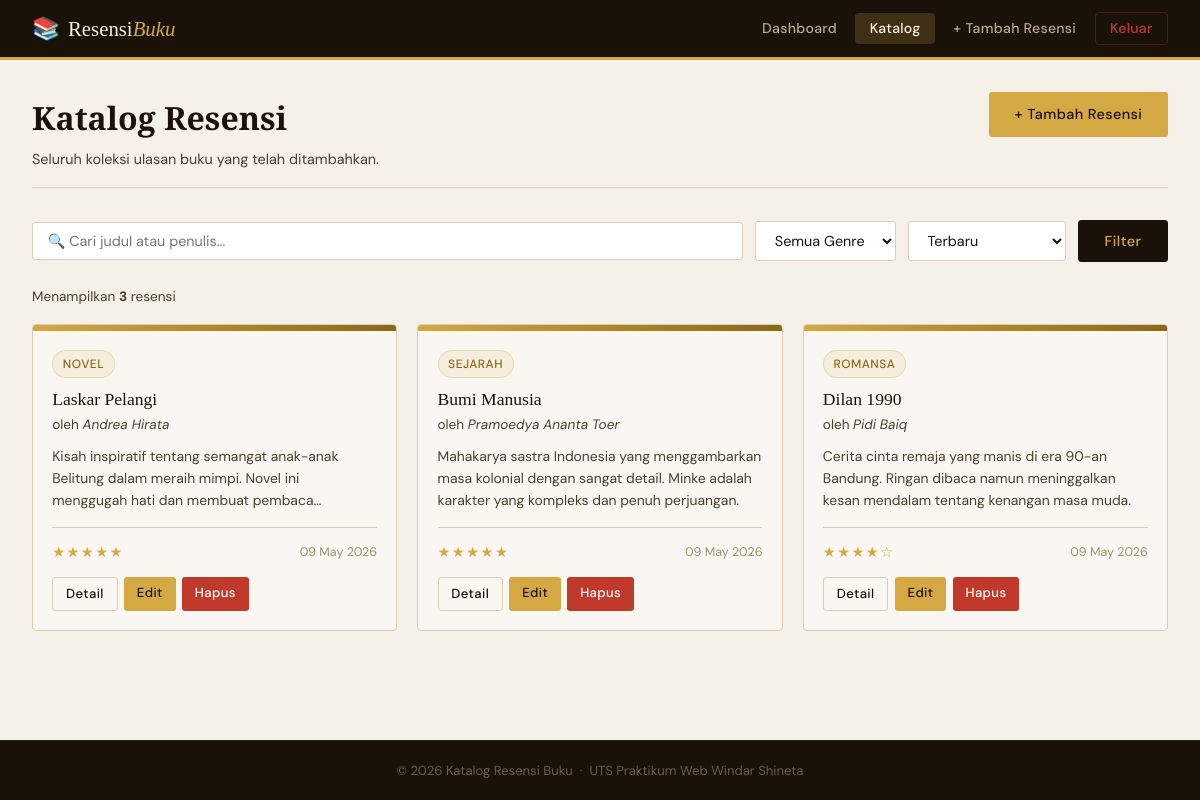
Screenshot of /pages/katalog.php (signed in) with the database file from the repository.
### tables this page shows
CREATE TABLE IF NOT EXISTS resensi (
    id INT AUTO_INCREMENT PRIMARY KEY,
    judul_buku VARCHAR(255) NOT NULL,
    penulis VARCHAR(100) NOT NULL,
    genre VARCHAR(50),
    ulasan TEXT NOT NULL,
    rating INT(1) CHECK (rating BETWEEN 1 AND 5),
    tgl_input TIMESTAMP DEFAULT CURRENT_TIMESTAMP,
    user_id INT,
    FOREIGN KEY (user_id) REFERENCES users(id) ON DELETE SET NULL
);

### pages/katalog.php (the view, shortened to what this page needs)
<?php
require_once '../config/db.php';
$search = trim($_GET['search'] ?? '');
$genre = trim($_GET['genre'] ?? '');
$sort = $_GET['sort'] ?? 'terbaru';
$where = [];
$whereClause = $where ? 'WHERE ' . implode(' AND ', $where) : '';
$orderClause = match($sort) {
    'judul' => 'ORDER BY judul_buku ASC',
    'rating_tinggi' => 'ORDER BY rating DESC',
    'rating_rendah' => 'ORDER BY rating ASC',
    default => 'ORDER BY tgl_input DESC'
};
$sql = "SELECT * FROM resensi $whereClause $orderClause";
$stmt = $conn->prepare($sql);
$stmt->execute();
$result = $stmt->get_result();
function renderStars($rating) {
    $stars = '';
    for ($i = 1; $i <= 5; $i++) {
        $stars .= $i <= $rating ? '★' : '☆';
    }
    return $stars;
}
?>
<?php include '../includes/header.php'; ?>
<div class="main-content">
    <div class="page-header" style="display:flex;justify-content:space-between;align-items:flex-start;flex-wrap:wrap;gap:1rem">
        <div>
            <h1>Katalog Resensi</h1>
            <p>Seluruh koleksi ulasan buku yang telah ditambahkan.</p>
        </div>
        <a href="tambah.php" class="btn btn-gold">+ Tambah Resensi</a>
    </div>
    <form method="GET" action="">
        <div class="filter-bar">
            <input type="text" name="search" placeholder="🔍 Cari judul atau penulis..."
                   value="<?= htmlspecialchars($search) ?>">
            <select name="genre">
                <option value="">Semua Genre</option>
            </select>
            <select name="sort">
                <option value="terbaru" <?= $sort === 'terbaru' ? 'selected' : '' ?>>Terbaru</option>
            </select>
            <button type="submit" class="btn btn-primary">Filter</button>
        </div>
    </form>
    <?php if ($result->num_rows === 0): ?>
        <div class="empty-state">
            <div class="empty-icon">🔍</div>
            <h3>Tidak ada resensi ditemukan</h3>
            <p><?= $search || $genre ? 'Coba kata kunci atau filter yang berbeda.' : 'Jadilah yang pertama menambahkan resensi!' ?></p>
            <a href="tambah.php" class="btn btn-gold" style="margin-top:1rem">+ Tambah Resensi</a>
        </div>
    <?php else: ?>
        <p style="color:var(--ink-light);font-size:0.85rem;margin-bottom:1rem">
            Menampilkan <strong><?= $result->num_rows ?></strong> resensi
        </p>
        <div class="books-grid">
            <?php while ($row = $result->fetch_assoc()): ?>
            <div class="book-card">
                <div class="book-card-spine"></div>
                <div class="book-card-body">
                    <?php if ($row['genre']): ?>
                        <span class="book-genre-badge"><?= htmlspecialchars($row['genre']) ?></span>
                    <?php endif; ?>
                    <div class="book-title"><?= htmlspecialchars($row['judul_buku']) ?></div>
                    <div class="book-author">oleh <span><?= htmlspecialchars($row['penulis']) ?></span></div>
                    <div class="book-ulasan"><?= htmlspecialchars($row['ulasan']) ?></div>
                    <div class="book-meta">
                        <span class="stars"><?= renderStars($row['rating']) ?></span>
                        <span class="book-date"><?= date('d M Y', strtotime($row['tgl_input'])) ?></span>
                    </div>
                    <div class="book-actions">
                        <a href="detail.php?id=<?= $row['id'] ?>" class="btn btn-outline btn-sm">Detail</a>
                        <a href="edit.php?id=<?= $row['id'] ?>" class="btn btn-gold btn-sm">Edit</a>
                        <a href="hapus.php?id=<?= $row['id'] ?>" class="btn btn-danger btn-sm btn-hapus">Hapus</a>
                    </div>
                </div>
            </div>
            <?php endwhile; ?>
        </div>
    <?php endif; ?>
</div>
<?php include '../includes/footer.php'; ?>

### assets/style.css (style rules this page uses)
:root { --cream: #f5f0e8; --paper: #faf7f2; --ink: #1a1208; --ink-light: #4a3f2f; --brown: #8b6914; --brown-light: #c9a84c; --gold: #d4a843; --rust: #c0392b; --border: #d9cfb8; --shadow: rgba(26, 18, 8, 0.12); --font-display: 'Playfair Display', Georgia, serif; --font-body: 'DM Sans', sans-serif; }
*, *::before, *::after { box-sizing: border-box; margin: 0; padding: 0; }
body { font-family: var(--font-body); background: var(--cream); color: var(--ink); min-height: 100vh; display: flex; flex-direction: column; font-size: 15px; line-height: 1.6; }
.btn { display: inline-block; padding: 0.7rem 1.6rem; border: none; border-radius: 3px; font-family: var(--font-body); font-size: 0.9rem; font-weight: 500; cursor: pointer; text-decoration: none; transition: all 0.2s; letter-spacing: 0.03em; }
.btn-primary { background: var(--ink); color: var(--gold); border: 1px solid var(--ink); }
.btn-gold { background: var(--gold); color: var(--ink); }
.btn-outline { background: transparent; color: var(--ink); border: 1px solid var(--border); }
.btn-danger { background: #c0392b; color: #fff; }
.btn-sm { padding: 0.35rem 0.8rem; font-size: 0.82rem; }
.main-content { flex: 1; padding: 2rem; max-width: 1200px; width: 100%; margin: 0 auto; }
.page-header { margin-bottom: 2rem; padding-bottom: 1rem; border-bottom: 1px solid var(--border); }
.page-header h1 { font-family: var(--font-display); font-size: 2rem; color: var(--ink); font-weight: 700; }
.page-header p { color: var(--ink-light); margin-top: 0.3rem; font-size: 0.9rem; }
.books-grid { display: grid; grid-template-columns: repeat(auto-fill, minmax(280px, 1fr)); gap: 1.25rem; }
.book-card { background: var(--paper); border: 1px solid var(--border); border-radius: 4px; overflow: hidden; transition: transform 0.2s, box-shadow 0.2s; position: relative; }
.book-card-spine { height: 6px; background: linear-gradient(90deg, var(--gold), var(--brown)); }
.book-card-body { padding: 1.2rem; }
.book-genre-badge { display: inline-block; padding: 0.2rem 0.6rem; background: rgba(212,168,67,0.12); color: var(--brown); border: 1px solid rgba(212,168,67,0.3); border-radius: 20px; font-size: 0.75rem; font-weight: 500; margin-bottom: 0.6rem; text-transform: uppercase; letter-spacing: 0.04em; }
.book-title { font-family: var(--font-display); font-size: 1.1rem; color: var(--ink); margin-bottom: 0.2rem; line-height: 1.3; }
.book-author { color: var(--ink-light); font-size: 0.85rem; margin-bottom: 0.7rem; }
.book-author span { font-style: italic; }
.book-ulasan { font-size: 0.87rem; color: var(--ink-light); line-height: 1.55; display: -webkit-box; -webkit-line-clamp: 3; line-clamp: 3; -webkit-box-orient: vertical; overflow: hidden; margin-bottom: 1rem; }
.book-meta { display: flex; align-items: center; justify-content: space-between; padding-top: 0.8rem; border-top: 1px solid var(--border); }
.stars { color: var(--gold); font-size: 0.9rem; letter-spacing: 0.1em; }
.book-date { color: #a09070; font-size: 0.78rem; }
.book-actions { display: flex; gap: 0.4rem; margin-top: 0.8rem; }
.filter-bar { display: flex; gap: 0.75rem; margin-bottom: 1.5rem; flex-wrap: wrap; align-items: center; }
.filter-bar input, .filter-bar select { padding: 0.55rem 0.9rem; border: 1px solid var(--border); border-radius: 3px; background: #fff; font-family: var(--font-body); font-size: 0.9rem; color: var(--ink); }
.filter-bar input { flex: 1; min-width: 200px; }

### rows the page displays
resensi: genre "NOVEL", judul_buku "Laskar Pelangi", penulis "Andrea Hirata", ulasan "Kisah inspiratif tentang semangat anak-anak Belitung dalam meraih mimpi. Novel ini menggugah hati dan membuat…", rating "★★★★★", tgl_input "09 May 2026"
resensi: genre "SEJARAH", judul_buku "Bumi Manusia", penulis "Pramoedya Ananta Toer", ulasan "Mahakarya sastra Indonesia yang menggambarkan masa kolonial dengan sangat detail. Minke adalah karakter yang kompleks dan penuh perjuangan.", rating "★★★★★", tgl_input "09 May 2026"
resensi: genre "ROMANSA", judul_buku "Dilan 1990", penulis "Pidi Baiq", ulasan "Cerita cinta remaja yang manis di era 90-an Bandung. Ringan dibaca namun meninggalkan kesan mendalam tentang kenangan masa muda.", rating "★★★★☆", tgl_input "09 May 2026"

### other values shown
$result->num_rows "3"
